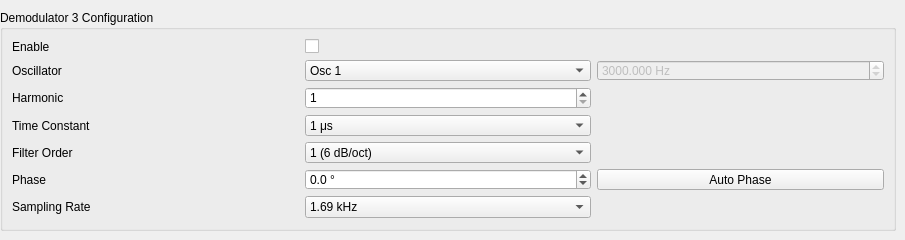
     <widget class="QWidget" name="tab">
      <attribute name="title">
       <string>Page</string>
      </attribute>
      <widget class="QWidget" name="horizontalLayoutWidget">
       <property name="geometry">
        <rect>
         <x>0</x>
         <y>10</y>
         <width>896</width>
         <height>221</height>
        </rect>
       </property>
       <layout class="QHBoxLayout" name="horizontalLayout_2">
        <item>
         <widget class="QGroupBox" name="groupBox_demod3_config_2">
          <property name="title">
           <string>Demodulator 3 Configuration</string>
          </property>
          <layout class="QGridLayout" name="gridLayout_3">
           <item row="10" column="0">
            <widget class="QLabel" name="label_sampling_rate_5">
             <property name="text">
              <string>Sampling Rate</string>
             </property>
            </widget>
           </item>
           <item row="1" column="2">
            <widget class="QDoubleSpinBox" name="frequency_3_doubleSpinBox_3">
             <property name="enabled">
              <bool>false</bool>
             </property>
             <property name="suffix">
              <string> Hz</string>
             </property>
             <property name="decimals">
              <number>3</number>
             </property>
             <property name="minimum">
              <double>0.001000000000000</double>
             </property>
             <property name="maximum">
              <double>5000000.000000000000000</double>
             </property>
             <property name="value">
              <double>3000.000000000000000</double>
             </property>
            </widget>
           </item>
           <item row="9" column="0">
            <widget class="QLabel" name="label_phase_5">
             <property name="text">
              <string>Phase</string>
             </property>
            </widget>
           </item>
           <item row="1" column="1">
            <widget class="QComboBox" name="oscillator_3_comboBox_3">
             <item>
              <property name="text">
               <string>Osc 1</string>
              </property>
             </item>
             <item>
              <property name="text">
               <string>Osc 2</string>
              </property>
             </item>
             <item>
              <property name="text">
               <string>Osc 3</string>
              </property>
             </item>
             <item>
              <property name="text">
               <string>Osc 4</string>
              </property>
             </item>
            </widget>
           </item>
           <item row="10" column="1">
            <widget class="QComboBox" name="sampling_rate_3_comboBox_3">
             <item>
              <property name="text">
               <string>1.69 kHz</string>
              </property>
             </item>
             <item>
              <property name="text">
               <string>3.39 kHz</string>
              </property>
             </item>
             <item>
              <property name="text">
               <string>6.78 kHz</string>
              </property>
             </item>
             <item>
              <property name="text">
               <string>13.6 kHz</string>
              </property>
             </item>
             <item>
              <property name="text">
               <string>27.1 kHz</string>
              </property>
             </item>
             <item>
              <property name="text">
               <string>54.3 kHz</string>
              </property>
             </item>
             <item>
              <property name="text">
               <string>108.6 kHz</string>
              </property>
             </item>
             <item>
              <property name="text">
               <string>217.1 kHz</string>
              </property>
             </item>
             <item>
              <property name="text">
               <string>434.2 kHz</string>
              </property>
             </item>
             <item>
              <property name="text">
               <string>868.4 kHz</string>
              </property>
             </item>
             <item>
              <property name="text">
               <string>1.74 MHz</string>
              </property>
             </item>
            </widget>
           </item>
           <item row="4" column="1">
            <widget class="QSpinBox" name="harmonic_3_spinBox_3">
             <property name="minimum">
              <number>1</number>
             </property>
             <property name="maximum">
              <number>1023</number>
             </property>
             <property name="value">
              <number>1</number>
             </property>
            </widget>
           </item>
           <item row="7" column="0">
            <widget class="QLabel" name="label_filter_order_5">
             <property name="text">
              <string>Filter Order</string>
             </property>
            </widget>
           </item>
           <item row="1" column="0">
            <widget class="QLabel" name="label_oscillator_5">
             <property name="text">
              <string>Oscillator</string>
             </property>
            </widget>
           </item>
           <item row="7" column="1">
            <widget class="QComboBox" name="filter_order_3_comboBox_3">
             <item>
              <property name="text">
               <string>1 (6 dB/oct)</string>
              </property>
             </item>
             <item>
              <property name="text">
               <string>2 (12 dB/oct)</string>
              </property>
             </item>
             <item>
              <property name="text">
               <string>3 (18 dB/oct)</string>
              </property>
             </item>
             <item>
              <property name="text">
               <string>4 (24 dB/oct)</string>
              </property>
             </item>
             <item>
              <property name="text">
               <string>5 (30 dB/oct)</string>
              </property>
             </item>
             <item>
              <property name="text">
               <string>6 (36 dB/oct)</string>
              </property>
             </item>
             <item>
              <property name="text">
               <string>7 (42 dB/oct)</string>
              </property>
             </item>
             <item>
              <property name="text">
               <string>8 (48 dB/oct)</string>
              </property>
             </item>
            </widget>
           </item>
           <item row="5" column="1">
            <widget class="QComboBox" name="time_constant_3_comboBox_3">
             <property name="maxVisibleItems">
              <number>20</number>
             </property>
             <item>
              <property name="text">
               <string>1 μs</string>
              </property>
             </item>
             <item>
              <property name="text">
               <string>3 μs</string>
              </property>
             </item>
             <item>
              <property name="text">
               <string>10 μs</string>
              </property>
             </item>
             <item>
              <property name="text">
               <string>30 μs</string>
              </property>
             </item>
             <item>
              <property name="text">
               <string>100 μs</string>
              </property>
             </item>
             <item>
              <property name="text">
               <string>300 μs</string>
              </property>
             </item>
             <item>
              <property name="text">
               <string>1 ms</string>
              </property>
             </item>
             <item>
              <property name="text">
               <string>3 ms</string>
              </property>
             </item>
             <item>
              <property name="text">
               <string>10 ms</string>
              </property>
             </item>
             <item>
              <property name="text">
               <string>30 ms</string>
              </property>
             </item>
             <item>
              <property name="text">
               <string>100 ms</string>
              </property>
             </item>
             <item>
              <property name="text">
               <string>300 ms</string>
              </property>
             </item>
             <item>
              <property name="text">
               <string>1 s</string>
              </property>
             </item>
             <item>
              <property name="text">
               <string>3 s</string>
              </property>
             </item>
             <item>
              <property name="text">
               <string>10 s</string>
              </property>
             </item>
            </widget>
           </item>
           <item row="9" column="1">
            <widget class="QDoubleSpinBox" name="phase_3_doubleSpinBox_3">
             <property name="suffix">
              <string> °</string>
             </property>
             <property name="decimals">
              <number>1</number>
             </property>
             <property name="minimum">
              <double>-180.000000000000000</double>
             </property>
             <property name="maximum">
              <double>180.000000000000000</double>
             </property>
             <property name="singleStep">
              <double>1.000000000000000</double>
             </property>
            </widget>
           </item>
           <item row="5" column="0">
            <widget class="QLabel" name="label_time_constant_5">
             <property name="text">
              <string>Time Constant</string>
             </property>
            </widget>
           </item>
           <item row="9" column="2">
            <widget class="QPushButton" name="auto_phase_3_pushButton_3">
             <property name="text">
              <string>Auto Phase</string>
             </property>
            </widget>
           </item>
           <item row="4" column="0">
            <widget class="QLabel" name="label_harmonic_5">
             <property name="text">
              <string>Harmonic</string>
             </property>
            </widget>
           </item>
           <item row="0" column="0">
            <widget class="QLabel" name="label_enable_5">
             <property name="text">
              <string>Enable</string>
             </property>
            </widget>
           </item>
           <item row="0" column="1">
            <widget class="QCheckBox" name="enable_3_checkBox_3">
             <property name="checked">
              <bool>false</bool>
             </property>
            </widget>
           </item>
          </layout>
         </widget>
        </item>
       </layout>
      </widget>
     </widget>
